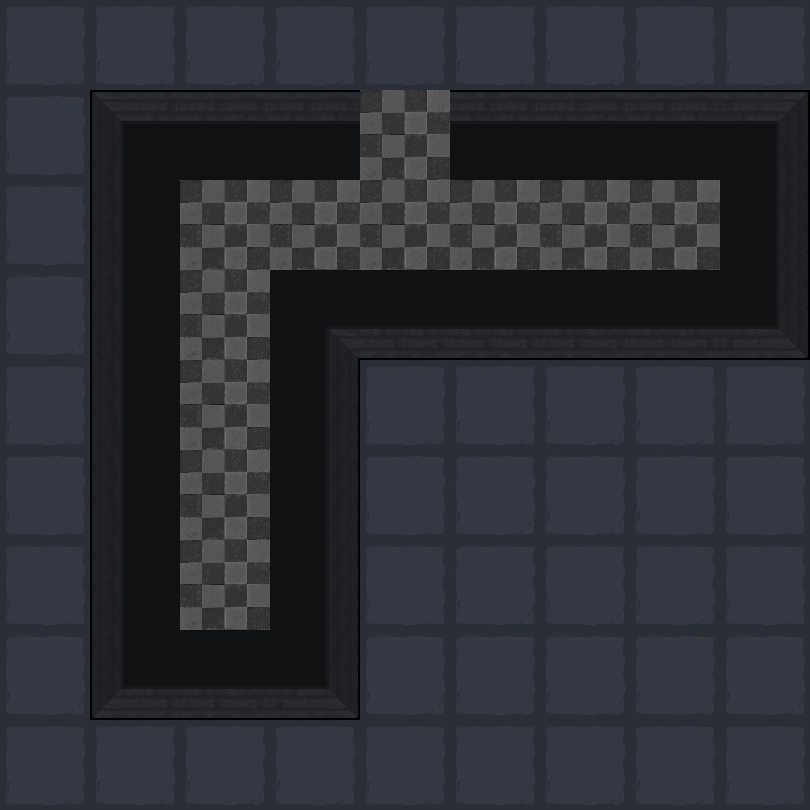

Below is a game level as drawn by its tile map, then a one-line description and the .tmx that defines it (tile-layer data replaced by summaries):
An orthogonal 9x9 tile map with 90x90 px tiles, 2 tile layers (地形, 障碍) and 12 objects (8x map, 2x spring, bed, door).

<map version="1.5" tiledversion="1.7.2" orientation="orthogonal" renderorder="right-down" width="9" height="9" tilewidth="90" tileheight="90" infinite="0" nextlayerid="4" nextobjectid="19">
 <tileset firstgid="1" name="1" tilewidth="90" tileheight="90" tilecount="100" columns="10">
  <image source="1.png" trans="ff00ff" width="900" height="900" />
 </tileset>
 <layer id="1" name="地形" width="9" height="9">
  <data>[81 cells, 81 non-empty, 2 distinct tile ids]</data>
 </layer>
 <layer id="2" name="障碍" width="9" height="9">
  <data>[81 cells, 25 non-empty, 9 distinct tile ids]</data>
 </layer>
 <objectgroup id="3" name="对象">
  <object id="1" name="bed" x="180" y="540" width="90" height="90" />
  <object id="2" name="map" x="180" y="360" width="90" height="90" />
  <object id="6" name="map" x="180" y="180" width="90" height="90" />
  <object id="7" name="map" x="180" y="270" width="90" height="90" />
  <object id="10" name="map" x="180" y="450" width="90" height="90" />
  <object id="11" name="map" x="540" y="180" width="90" height="90" />
  <object id="13" name="map" x="360" y="180" width="90" height="90">
   <properties>
    <property name="weapon" type="int" value="1" />
   </properties>
  </object>
  <object id="14" name="map" x="450" y="180" width="90" height="90">
   <properties>
    <property name="weapon" type="int" value="2" />
   </properties>
  </object>
  <object id="15" name="map" x="270" y="180" width="90" height="90">
   <properties>
    <property name="weapon" type="int" value="3" />
   </properties>
  </object>
  <object id="16" name="spring" x="0" y="180" width="90" height="90">
   <properties>
    <property name="direction" value="2" />
   </properties>
  </object>
  <object id="17" name="spring" x="630" y="180" width="90" height="90">
   <properties>
    <property name="direction" value="1" />
   </properties>
  </object>
  <object id="18" name="door" x="360" y="90" width="90" height="90">
   <properties>
    <property name="LorR" type="int" value="1" />
    <property name="motion" type="int" value="4" />
    <property name="rotate" type="int" value="0" />
   </properties>
  </object>
 </objectgroup>
</map>
